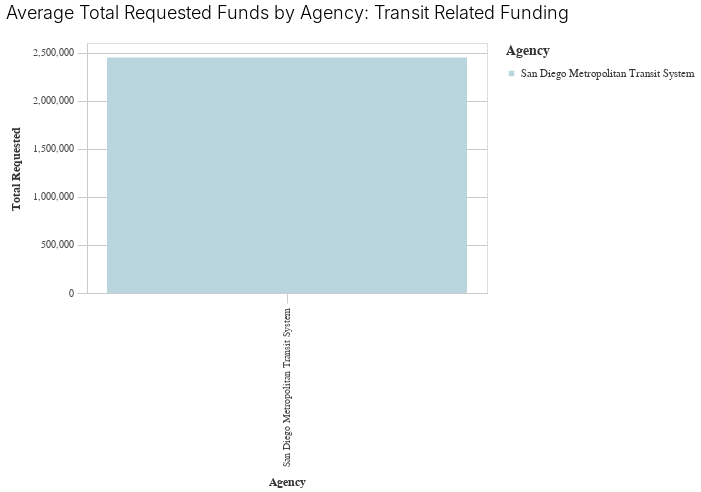

The code cell stored with this chart in its notebook:
### Code cell
_dla_utils.basic_bar_chart((((_dla_utils.calculate_data_all(transit, 'total_requested', 'primary_agency_name', aggfunc="mean"))
                          >>arrange(-_.total_requested)).head(30)
                        ), 'primary_agency_name','total_requested', 'primary_agency_name', subset,
                           'Average Total Requested Funds by Agency: Transit Related Funding'
                       )

### Figure 1 — Vega-Lite specification as saved in the notebook (floating-point values rounded to 4 significant figures)
{"config": {"view": {"continuousWidth": 400, "continuousHeight": 300}, "axis": {"domainColor": "#cbcbcb", "grid": true, "gridColor": "#cbcbcb", "gridWidth": 1, "labelColor": "#474747", "labelFont": "Nunito Sans", "labelFontSize": 10, "labelPadding": 4, "tickColor": "#cbcbcb", "tickSize": 10, "titleColor": "#333", "titleFont": "Raleway", "titleFontSize": 12, "titlePadding": 10}, "axisBand": {"grid": false}, "background": "white", "font": "Raleway", "header": {"labelFont": "Nunito Sans", "titleFont": "Raleway"}, "legend": {"labelColor": "#333", "labelFont": "Nunito Sans", "labelFontSize": 11, "labelLimit": 0, "padding": 1, "symbolSize": 30, "symbolType": "square", "titleColor": "#333", "titleFont": "Raleway", "titleFontSize": 14, "titlePadding": 10}, "title": {"anchor": "middle", "font": "Raleway", "fontSize": 18, "fontWeight": 300, "offset": 20}}, "data": {"name": "data-e8ca91779937920ae08da65b053f3174"}, "mark": "bar", "encoding": {"color": {"field": "primary_agency_name", "legend": {"title": "Agency"}, "scale": {"range": ["#B9D6DF", "#8CBCCB", "#2EA8CE", "#136C97", "#0B405B"]}, "type": "nominal"}, "x": {"field": "primary_agency_name", "sort": "-y", "title": "Agency", "type": "nominal"}, "y": {"field": "total_requested", "title": "Total Requested", "type": "quantitative"}}, "height": 250, "title": "Average Total Requested Funds by Agency: Transit Related Funding", "width": 400, "$schema": "https://vega.github.io/schema/vega-lite/v4.17.0.json", "datasets": {"data-e8ca91779937920ae08da65b053f3174": [{"primary_agency_name": "San Diego Metropolitan Transit System", "total_requested": 2450000.0}]}}
